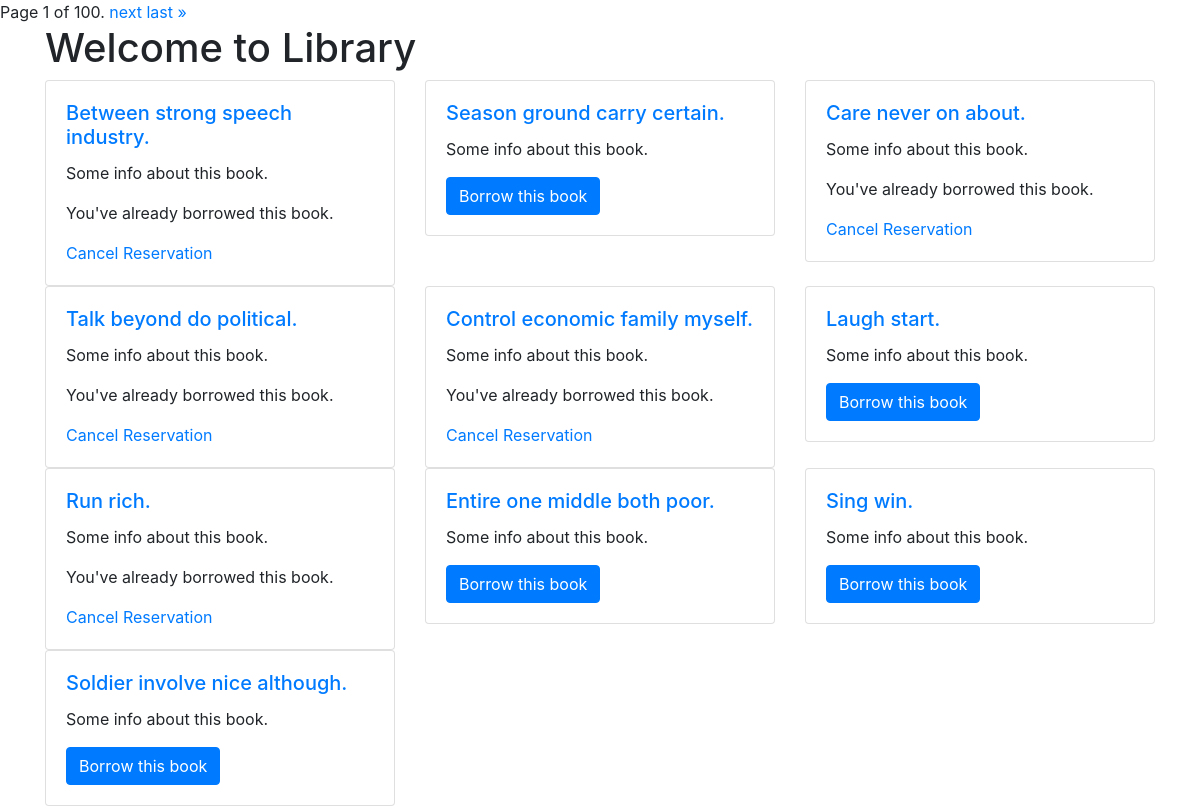
The page /users/ (signed in) on the database its author committed.
### library/models.py (models this page shows)
class Book(models.Model):
    title = models.CharField(max_length=200)
    authors = models.ManyToManyField(Author)
    genre = models.ForeignKey(Genre, on_delete=models.CASCADE)
    pub_date = models.DateField('Publication date')
    quantity = models.IntegerField(default=1)

### users/views.py (the view)
# urls.py: path('', views.users_home, name='index'),
@login_required
@user_passes_test(lambda u: not u.is_staff)
def users_home(request):
    if request.method == 'POST':
        book_id = request.POST.get('book_id')
        book = get_object_or_404(Book, id=book_id)
        BorrowedBook.objects.create(user=request.user, book=book)
    books_list = Book.objects.all()
    page = request.GET.get('page', 1)
    paginator = Paginator(books_list, 10)  # Show 10 books per page
    try:
        books = paginator.page(page)
    except PageNotAnInteger:
        books = paginator.page(1)
    except EmptyPage:
        books = paginator.page(paginator.num_pages)
    borrowed_books = BorrowedBook.objects.filter(user=request.user).values_list('book', flat=True)
    return render(request, 'users/index.html', {'books': books, 'borrowed_books': borrowed_books})

### users/templates/users/index.html (shortened to what this page needs)
<!DOCTYPE html>
<html>
<head>
    <link href="https://stackpath.bootstrapcdn.com/bootstrap/4.3.1/css/bootstrap.min.css" rel="stylesheet">
</head>
<body>
<div class="pagination">
    <span class="step-links">
        <span class="current">
            Page {{ books.number }} of {{ books.paginator.num_pages }}.
        </span>
        {% if books.has_next %}
            <a href="?page={{ books.next_page_number }}">next</a>
            <a href="?page={{ books.paginator.num_pages }}">last &raquo;</a>
        {% endif %}
    </span>
</div>
<div class="container">
    <h1>Welcome to Library</h1>
    <div class="row">
        {% for book in books %}
            <div class='col-4'>
                <div class='card'>
                    <div class='card-body'>
                        <h5 class='card-title'><a href="{% url 'users:book-detail' book.id %}">{{ book.title }}</a></h5>
                        <p class='card-text'> Some info about this book. </p>
                        {% if book.id in borrowed_books %}
                            <p>You've already borrowed this book.</p>
                            <a href="{% url 'users:cancel-reservation' book.id %}">Cancel Reservation</a>
                        {% else %}
                            <form method="post" action="{% url 'users:index' %}">
                                <button type="submit" class="btn btn-primary">Borrow this book</button>
                            </form>
                        {% endif %}
                    </div>
                </div>
            </div>
        {% endfor %}
    </div>
</div>
</body>
</html>

### rows shown on the page
Book: title "Between strong speech industry.", shows "You've already borrowed this book."
Book: title "Season ground carry certain."
Book: title "Care never on about.", shows "You've already borrowed this book."
Book: title "Talk beyond do political.", shows "You've already borrowed this book."
Book: title "Control economic family myself.", shows "You've already borrowed this book."
Book: title "Laugh start."
Book: title "Run rich.", shows "You've already borrowed this book."
Book: title "Entire one middle both poor."
Book: title "Sing win."
Book: title "Soldier involve nice although."

### other values the page prints
{{ books.number }} "1"
{{ books.paginator.num_pages }} "100"
